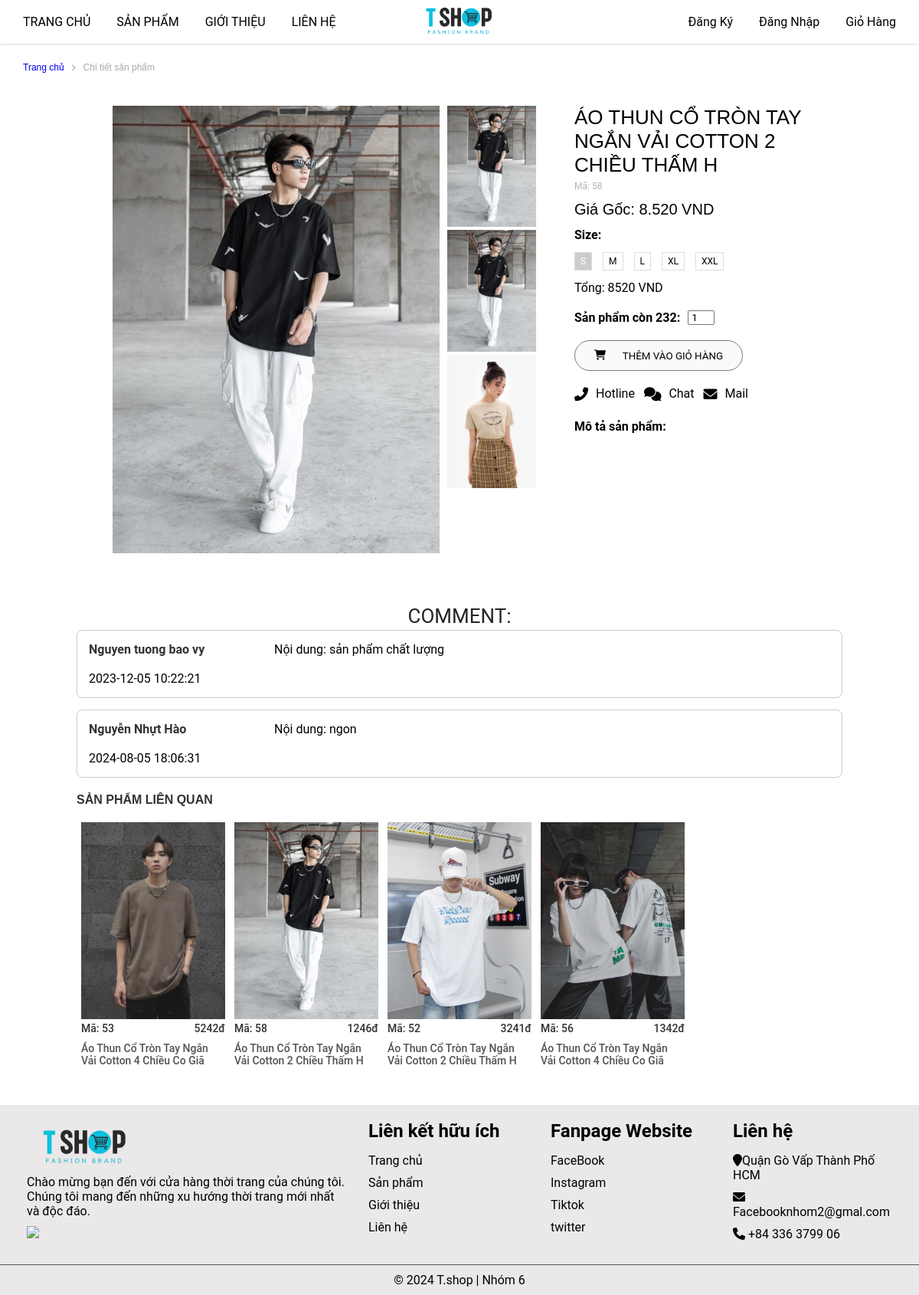
Screenshot of /?mod=product&act=ctsanpham&id=58 with the database file from the repository.
### tables this page shows
CREATE TABLE `sanpham` (
  `masp` int(11) NOT NULL,
  `tensp` varchar(50) NOT NULL,
  `dongia` int(11) NOT NULL,
  `khuyenmai` int(11) NOT NULL,
  `soluong` int(11) NOT NULL,
  `ngaytao` datetime NOT NULL DEFAULT current_timestamp(),
  `anh` varchar(500) DEFAULT NULL,
  `mota` text NOT NULL,
  `soluotxem` int(11) NOT NULL,
  `hoatdong` int(11) NOT NULL,
  `madm` int(11) NOT NULL,
  `mabl` int(11) NOT NULL
);

CREATE TABLE `binhluan` (
  `mabl` int(11) NOT NULL,
  `makh` int(11) NOT NULL,
  `masp` int(11) NOT NULL,
  `noidung` varchar(500) NOT NULL,
  `ngaygui` datetime NOT NULL DEFAULT current_timestamp()
);

CREATE TABLE `taikhoan` (
  `makh` int(11) NOT NULL,
  `hoten` varchar(50) NOT NULL,
  `matkhau` varchar(50) NOT NULL,
  `email` varchar(50) NOT NULL,
  `diachi` text NOT NULL,
  `anh` varchar(500) NOT NULL,
  `quyen` varchar(50) NOT NULL DEFAULT 'user',
  `ngaysinh` date NOT NULL,
  `sdt` varchar(20) NOT NULL,
  `hoatdong` tinyint(1) NOT NULL,
  `mabl` int(11) NOT NULL
);

### model/products.php (called while the page is built, shortened)
<?php
function get_product($id)
{
    $sql = "SELECT s.*, d.tendm FROM sanpham s INNER JOIN danhmuc d ON s.madm = d.madm WHERE s.masp=" . $id;
    $conn = pdo_get_connection();
    $stmt = $conn->prepare($sql);
    $stmt->execute();
    return $stmt->fetch();
}
function get_randomByCategories($id)
{
    $sql = "SELECT * FROM sanpham WHERE madm = $id ORDER BY rand() LIMIT 4 ";
    $conn = pdo_get_connection();
    $stmt = $conn->prepare($sql);
    $stmt->execute();
    return $stmt->fetchAll();
}

### model/connect.php (called while the page is built, shortened)
<?php
function pdo_get_connection(){
    $dburl = "mysql:host=localhost; dbname=fashion;charset=utf8";
    $username = 'root';
    $password = '';
    $conn = new PDO($dburl, $username, $password);
    $conn->setAttribute(PDO::ATTR_ERRMODE, PDO::ERRMODE_EXCEPTION);
    return $conn;
}
function pdo_query($sql){
    $sql_args = array_slice(func_get_args(), 1);
    try{
        $conn = pdo_get_connection();
        $stmt = $conn->prepare($sql);
        $stmt->execute($sql_args);
        $rows = $stmt->fetchAll();
        return $rows;
    }
    catch(PDOException $e){
        throw $e;
    }
    finally{
        unset($conn);
    }
}

### model/binhluan.php (called while the page is built, shortened)
<?php
    include_once 'model/connect.php';
    function comment_Sanpham($masp){
        return pdo_query("SELECT * FROM binhluan bl INNER JOIN taikhoan tk ON bl.makh = tk.makh
        WHERE bl.masp=?",$masp);
    }
?>

### view/page_ctsanpham.php (the view, shortened to what this page needs)
<main>
    <div class="container-danhmuc">
        <div class="danhmuc-top row">
            <p><a href="?mod=page&act=home">Trang chủ</a></p><i class="fa-solid fa-angle-right"></i><p>Chi tiết sản phẩm</p>
        </div>
    </div>
    <section class="product-2">
        <div class="container-product">
            <div class="product-content row">
                <div class="product-content-left row">
                    <div class="product-content-left-big-img">
                        <img src="upload/product/<?=$ctsanpham['anh']?>" alt="#">
                    </div>
                    <div class="product-content-left-small-img">
                        <img src="upload/product/<?=$ctsanpham['anh']?>" alt="#">
                        <img src="upload/product/<?=$ctsanpham['anh']?>" alt="#">
                        <img src="assets_user/img/anhnu8.webp" alt="#">
                    </div>
                </div>
                <div class="product-content-right">
                    <div class="product-content-right-product-name">
                        <h1><?=$ctsanpham['tensp']?></h1>
                        <p>Mã: <?=$ctsanpham['masp']?></p>
                    </div>
                    <div class="product-content-right-product-price">
                        </del> Giá Gốc: <?= number_format($ctsanpham['dongia'] - $ctsanpham['khuyenmai'], 0, ',', '.') ?> VND</p>
                    </div>
                    <div class="product-content-right-product-size">
                        <p style="font-weight: bold">Size: </p>
                        <div class="size">
                            <span onclick="updatePrice('S'); highlightSize(this)" style="background-color: #ccc; color: white;">S</span>
                            <span onclick="updatePrice('M'); highlightSize(this)">M</span>
                            <span onclick="updatePrice('L'); highlightSize(this)">L</span>
                            <span onclick="updatePrice('XL'); highlightSize(this)">XL</span>
                            <span onclick="updatePrice('XXL'); highlightSize(this)">XXL</span>
                        </div>
                    </div>
                    <p id="price">Tổng: <?=$ctsanpham['dongia']- $ctsanpham['khuyenmai']?> VND</p>
                    <div class="quantity">
                        <p style="font-weight: bold">Sản phẩm còn <?=$ctsanpham['soluong']?>: </p>
                        <input type="number" min="0" value="1" onchange="updatePrice(document.querySelector('.size span[style*=\'background-color\']').textContent)">
                    </div>
                    <div class="product-content-right-product-button">
                        <?php if ($ctsanpham['soluong'] > 0): ?>
                            <a href="?mod=product&act=addToCart&id=<?=$ctsanpham['masp']?>"><button><i class="fas fa-shopping-cart"></i><p>THÊM VÀO GIỎ HÀNG</p></button></a>
                        <?php else: ?>
                            <button disabled style="opacity: 0.5; cursor: not-allowed;"><p>HẾT HÀNG</p></button>
                        <?php endif; ?>
                    </div>
                    <div class="product-content-right-product-icon">
                        <div class="product-content-right-product-icon-item">
                            <i class="fas fa-phone-alt"></i> <p>Hotline</p>
                        </div>
                        <div class="product-content-right-product-icon-item">
                            <i class="fas fa-comments"></i> <p>Chat</p>
                        </div>
                        <div class="product-content-right-product-icon-item">
                            <i class="fas fa-envelope"></i> <p>Mail</p>
                        </div>
                    </div>
                    <div class="product-content-right-product-rgin-botton">
                        <p style="font-weight: bold; margin-bottom: 10px; margin-top: 24px">Mô tả sản phẩm:</p>
                        <br>
                    </div>
                </div>
            </div>
        </div>
    </section>
    <section class="product-related">
        <h2>COMMENT:</h2>
        <?php if(isset($dsbinhluan) && is_array($dsbinhluan)): ?>
            <?php foreach($dsbinhluan as $bl): ?>
            <div class="khungcomment">
                <div class="khungcomment-col-3">
                    <strong><?=$bl['hoten']?></strong><br>
                    <br><?=$bl['ngaygui']?><br>
                </div>
                <div class="khungcomment-col-9">
                    Nội dung: <?=$bl['noidung']?>
                </div>
            </div>
            <?php endforeach; ?>
        <?php endif; ?>
        <div class="product-related-title">
            <p>SẢN PHẨM LIÊN QUAN</p>
        </div>
        <div class="product-content row">
        <?php if(isset($spcungdanhmuc) && is_array($spcungdanhmuc)): ?>
            <?php foreach($spcungdanhmuc as $ctsanpham): ?>
                <div class="product-related-item">
                    <a href="?mod=product&act=ctsanpham&id=<?=$ctsanpham['masp']?>"><img src="upload/product/<?=$ctsanpham['anh']?>"><br></a>
                    <p>Mã: <?=$ctsanpham['masp']?><span><?=$ctsanpham['khuyenmai']?>đ</span></p>
                    <a href=""><h3><?=$ctsanpham['tensp']?></h3></a>
                </div>
            <?php endforeach; ?>
        <?php endif; ?>
        </div>
    </section>
</main>

### assets_user/css/style.css (style rules this page uses)
:root { --main-text-font: Arial, Helvetica, sans-serif; }
* { margin: 0; padding: 0; box-sizing: border-box; font-family: "Roboto", "HelveticaNeue", "Helvetica Neue", sans-serif; }
body { align-items: center; }
a { text-decoration: none; }
main { margin-top: 68px; overflow-x: hidden; }
main h2 { text-transform: uppercase; font-size: 26px; color: #252525; line-height: 36px; text-align: center; font-weight: 400; font-style: normal; margin-top: 30px; }
h3 { padding-top: 10px; padding-bottom: 30px; font-size: 20px; font-weight: 400; }
.row { display: flex; flex-wrap: wrap; }
.container-danhmuc { margin: 0; }
.danhmuc-top { width: 100%; height: 40px; margin-left: 20px; align-items: center; }
.danhmuc-top .fa-solid { color: #aaa; font-size: 10px; }
.danhmuc-top p { color: #aaa; font-family: var(--main-text-font); padding: 10px; font-size: 12px; }
.danhmuc-top p a { font-family: var(--main-text-font); margin: 0px; font-size: 12px; }
.product-2 { padding: 30px 100px; }
.product-content-left { width: 60%; }
.product-content-left-big-img { width: 80.7%; padding-right: 10px; }
.product-content-left-big-img img { width: 90%; margin-left: 10%; }
.product-content-left-small-img { width: 19.3%; }
.product-content-left-small-img img { width: 100%; }
.product-content-right { width: 35%; margin-left: 50px; }
.product-content-right-product-name h1 { font-family: var(--main-text-font); font-size: 26px; text-transform: uppercase; margin-bottom: 5px; font-weight: 500; }
.product-content-right-product-name p { color: #b6b2b2; font-size: 12px; }
.product-content-right-product-price { margin: 12px 0; font-size: 20px; font-family: var(--main-text-font); }
.size span { display: inline-block; padding: 4px 7px; border: 1px solid #dddddd; margin: 13px 10px 13px 0; font-size: 12px; cursor: pointer; }
.quantity { display: flex; margin-bottom: 20px; }
.quantity { margin-top: 20px; }
.quantity input { margin-left: 10px; width: 35px; padding-left: 3px; }
.product-content-right-product-button button { width: 220px; height: 40px; display: block; padding:0 25px; margin: 20px 0 12px; transition: all 0.3s ease; }
.product-content-right-product-button button:first-child { display: flex; justify-content: space-between; align-items: center; background-color: #fafafa; border: 1px solid rgb(122, 122, 122); cursor: pointer; border-radius: 40px; }
.product-content-right-product-icon { margin-top: 20px; display: flex; }
.product-content-right-product-icon-item { display: flex; margin-right: 12px; justify-content: center; align-items: center; }
.product-content-right-product-icon i { font-size: 18px; margin-right: 10px; }
.product-related { margin: 10px 100px; }
.product-related-title { margin: 20px 0; }
.product-related-title p { font-family: var(--main-text-font); font-size: 16px; font-weight: bold; color: #333333; }
.product-related-item { width: 20%; padding: 0 6px; }
.product-related-item a h3 { color: #555252; font-size: 14px; margin-bottom: 10px; font-weight: 500; }
.product-related-item p { display: flex; justify-content: space-between; color: #333333; font-size: 14px; font-weight: 500; }
.product-related-item img { width: 100%; }

### assets_user/css/ctsanpham.css (style rules this page uses)
.khungcomment { width: 100%; display: flex; border: 1px solid #ccc; border-radius: 8px; margin-bottom: 15px; padding: 15px; }
.khungcomment-col-3 { flex: 1; }
.khungcomment-col-9 { flex: 3; }
.khungcomment-col-3 strong { color: #333; }

### rows the page displays
sanpham: anh (picture), tensp "ÁO THUN CỔ TRÒN TAY NGẮN VẢI COTTON 2 CHIỀU THẤM H", masp "58", $ctsanpham['dongia'] - $ctsanpham['khuyenmai'] "8.520", soluong "232", khuyenmai "1246", tensp "Áo Thun Cổ Tròn Tay Ngắn Vải Cotton 2 Chiều Thấm H"
binhluan: taikhoan.hoten "Nguyen tuong bao vy", ngaygui "2023-12-05 10:22:21", noidung "sản phẩm chất lượng"
binhluan: taikhoan.hoten "Nguyễn Nhựt Hào", ngaygui "2024-08-05 18:06:31", noidung "ngon"
sanpham: anh (picture), masp "53", khuyenmai "5242", tensp "Áo Thun Cổ Tròn Tay Ngắn Vải Cotton 4 Chiều Co Giã"
sanpham: anh (picture), masp "52", khuyenmai "3241", tensp "Áo Thun Cổ Tròn Tay Ngắn Vải Cotton 2 Chiều Thấm H"
sanpham: anh (picture), masp "56", khuyenmai "1342", tensp "Áo Thun Cổ Tròn Tay Ngắn Vải Cotton 4 Chiều Co Giã"
